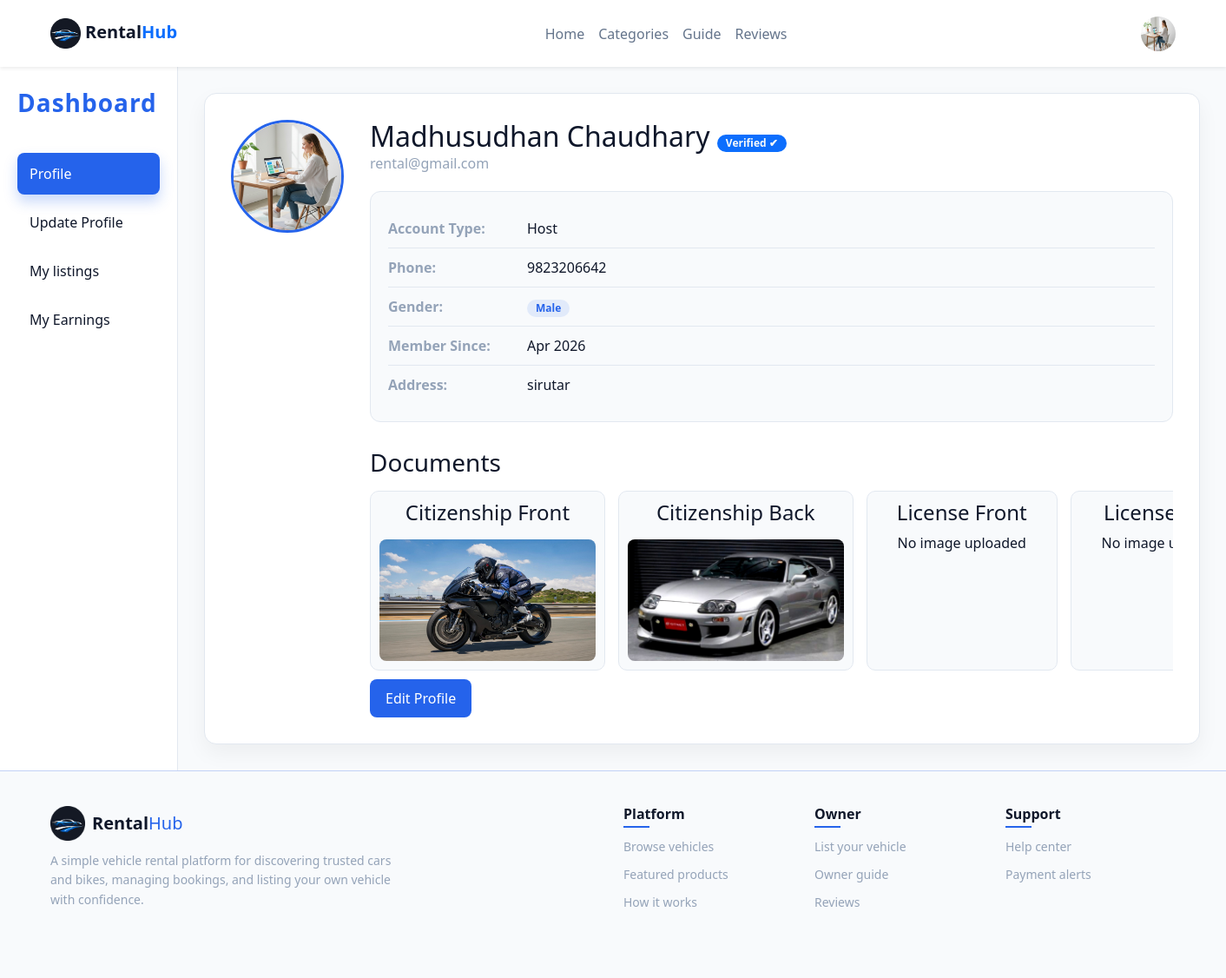
Page /account/profile/ (signed in) on the committed database.
### account/models.py (models this page shows, shortened)
class Profile(models.Model):
    user=models.OneToOneField(User,on_delete=models.CASCADE,related_name='profile')
    profilepic=models.ImageField(upload_to='profile',null=True,blank=True)
    fname=models.CharField(max_length=200)
    lname=models.CharField(max_length=200)
    phone=models.CharField(max_length=20)
    address=models.CharField(max_length=300)
    gender=models.CharField(max_length=20)
    citizen=models.CharField(max_length=30)
    citizenfront=models.ImageField(upload_to='Id',null=True,blank=True)
    citizenback=models.ImageField(upload_to='Id',null=True,blank=True)
    licence=models.CharField(max_length=30,null=True,blank=True)
    licencefront=models.ImageField(upload_to='Id',null=True,blank=True)
    licenceback=models.ImageField(upload_to='Id',null=True,blank=True)
    approved=models.BooleanField(default=False)
    account_type=models.CharField(max_length=20)
    created_at=models.DateTimeField(auto_now_add=True)

### account/views.py (the view)
# urls.py: path('profile/',views.profile,name='profile'),
@login_required(login_url='log_in')
def profile(request):
    data, created = Profile.objects.get_or_create(user=request.user)
    return render(request,'profile/profile.html',{'data':data})

### account/templates/profile/profile.html
{% extends "dashboard.html" %}
{% load static %}
{% block procss %}
<link rel="stylesheet" href="{% static 'css/profil.css' %}">
{% endblock procss %}
{% block profile %}
<div class="profile-wrapper">
    <div class="profile-card">
        <div class="profile-image">
            {% if data and data.profilepic %}
            <img src="{{ data.profilepic.url }}" alt="Profile Image">
            {% else %}
            <img src="{% static 'images/profile_avatar.png' %}" alt="Profile Image">
            {% endif %}
        </div>
        <div class="profile-info">
            <h2>
                {{ data.fname|title }} {{ data.lname|title }}
                {% if data.approved %}
                <span class="badge bg-primary text-light">Verified ✔</span>
                {% else %}
                <span class="badge bg-warning text-dark">Not Verified</span>
                {% endif %}
            </h2>
            <p class="email">{{ request.user.email }}</p>
            <div class="info-box single">
                <div class="info-row">
                    <span class="label">Account Type:</span>
                    <span class="value">{{data.account_type|title}}</span>
                </div>
                <div class="info-row">
                    <span class="label">Phone:</span>
                    <span class="value">{{data.phone}}</span>
                </div>
                <div class="info-row">
                    <span class="label">Gender:</span>
                    <span class="value">
                        <span class="badge">{{data.gender}}</span>
                    </span>
                </div>
                <div class="info-row">
                    <span class="label">Member Since:</span>
                    <span class="value">{{ data.created_at|date:"M Y" }}</span>
                </div>
                <div class="info-row">
                    <span class="label">Address:</span>
                    <span class="value">
                        {{ data.address|default:"Not added yet" }}
                    </span>
                </div>
            </div>
            <div class="document-section">
                <h3>Documents</h3>
                <div class="doc-grid">
                    <div class="doc-card">
                        <h4>Citizenship Front</h4>
                        {% if data.citizenfront %}
                          <img src="{{data.citizenfront.url}}" alt="ID Front">
                          {% else %}
                        <p>No image uploaded</p>
                        {% endif %}
                    </div>
                    <div class="doc-card">
                        <h4>Citizenship Back</h4>
                        {% if data.citizenback %}
                        <img src="{{data.citizenback.url}}" alt="ID Back">
                          {% else %}
                        <p>No image uploaded</p>
                        {% endif %}
                    </div>
                    <div class="doc-card">
                        <h4>License Front</h4>
                        {% if data.licencefront %}
                        <img src="{{ data.licencefront.url }}" alt="License Front">
                        {% else %}
                        <p>No image uploaded</p>
                        {% endif %}
                    </div>
                    <div class="doc-card">
                        <h4>License Back</h4>
                        {% if data.licenceback %}
                        <img src="{{ data.licenceback.url }}" alt="License Front">
                        {% else %}
                        <p>No image uploaded</p>
                        {% endif %}
                    </div>
                </div>
            </div>
            <a href="{% url 'profile_update' %}" class="edit-btn">
                Edit Profile
            </a>
        </div>
    </div>
</div>
{% endblock profile %}

### templates/base.html (shortened to what this page needs)
<!DOCTYPE html>
{% load static %}
<html lang="en">
<head>
    <link href="https://cdn.jsdelivr.net/npm/bootstrap@5.3.0/dist/css/bootstrap.min.css" rel="stylesheet">
    <link rel="stylesheet" href="https://cdnjs.cloudflare.com/ajax/libs/font-awesome/7.0.1/css/all.min.css"
 />
    <link rel="stylesheet" href="{% static 'css/home.css' %}">
    {% block css %}
    {% endblock css %}
</head>
<body>
    <nav class="navbar navbar-expand-lg bg-white shadow-sm py-3">
        <div class="container">
            <a class="navbar-brand fw-bold text-primary" href="{% url 'home' %}"><img
                    src="{% static 'images/logo_round.png' %}" alt="logo" height="35px" width="35px"><span
                    style="color: #0f172a; margin-left: 5px; "><strong>Rental</strong></span>Hub</a>
            <div class="collapse navbar-collapse" id="nav">
                <ul class="navbar-nav mx-auto">
                    <li class="nav-item"><a class="nav-link {% if request.path == '/' %}active{% endif %}"
                            href="{% url 'home' %}">Home</a></li>
                    <li class="nav-item"><a class="nav-link {% if request.path == '/category/' %}active{% endif %}"
                            href="{% url 'category' %}">Categories</a></li>
                    <li class="nav-item"><a class="nav-link {% if request.path == '/guide/' %}active{% endif %}"
                            href="{% url 'host_guide' %}">Guide</a></li>
                    <li class="nav-item"><a class="nav-link{% if request.path == '/review/' %}active{% endif %}"
                            href="{% url 'review' %}">Reviews</a></li>
                </ul>
                <div class="d-flex gap-2 align-items-center">
                    {% if request.user.is_authenticated %}
                    <div class="dropdown">
                        <a href="#" class="d-flex align-items-center text-decoration-none"
                            id="userDropdown" data-bs-toggle="dropdown" aria-expanded="false">
                            {% if request.user.profile.profilepic %}
                            <img src="{{request.user.profile.profilepic.url}}" alt="pp" style="height: 40px; width: 40px; border-radius: 50%;">
                            {% else %}
                              <img src="{% static 'images/profile_avatar.png' %}" alt="pp" style="height: 40px; width: 40px; border-radius: 50%;">
                            {% endif %}
                        </a>
                    </div>
                    {% else %}
                    <a href="{% url 'log_in' %}">
                        <button type="button" class="btn btn-outline-secondary">Login</button>
                    </a>
                    <a class="btn btn-primary" href="{% url 'sign_up' %}">Sign up</a>
                    {% endif %}
                </div>
            </div>
        </div>
    </nav>
    {% block content %}
    {% endblock content %}
    <footer class="footer">
        <div class="container">
            <div class="row">
                <div class="col-md-4 col-lg-6">
                    <div class="footer-brand">
                        <a class="brand d-flex align-items-center gap-2" href="{% url 'home' %}">
                            <img src="{% static 'images/logo_round.png' %}" alt="RentalHub Logo">
                            <span><strong>Rental</strong>Hub</span>
                        </a>
                        <p class="footer-desc">
                            A simple vehicle rental platform for discovering trusted cars and bikes,
                            managing bookings, and listing your own vehicle with confidence.
                        </p>
                    </div>
                </div>
                <div class="col-md-4 col-lg-2 footer-col">
                    <h5 class="footer-title">Platform</h5>
                    <ul class="footer-list">
                        <li><a href="{% url 'category' %}">Browse vehicles</a></li>
                        <li><a href="#">Featured products</a></li>
                        <li><a href="{% url 'host_guide' %}">How it works</a></li>
                    </ul>
                </div>
                <div class="col-md-4 col-lg-2 footer-col">
                    <h5 class="footer-title">Owner</h5>
                    <ul class="footer-list">
                        <li><a href="{% if request.user.profile.account_type == 'host' %}
                          {% url 'listing' %}
                        {% endif %}">List your vehicle</a></li>
                        <li><a href="{% url 'host_guide' %}">Owner guide</a></li>
                        <li><a href="#">Reviews</a></li>
                    </ul>
                </div>
                <div class="col-md-4 col-lg-2 footer-col">
                    <h5 class="footer-title">Support</h5>
                    <ul class="footer-list">
                        <li><a href="#">Help center</a></li>
                        <li><a href="#">Payment alerts</a></li>
                    </ul>
                </div>
            </div>
        </div>
    </footer>
</body>
</html>

### main/static/css/home.css (style rules this page uses)
:root { --primary-color: #2563eb; --primary-hover: #1d4ed8; --secondary-color: #64748b; --text-dark: #0f172a; --text-light: #94a3b8; --background-main: #f8fafc; --background-secondary:#e8f0fae7; --white: #ffffff; --border-light: #e2e8f0; --price-bg: #e0f2fe; --price-text: #0369a1; }
body { background-color: var(--background-main); font-family: 'Segoe UI', sans-serif; color: var(--text-dark); }
a { text-decoration: none; }
ul { list-style: none; }
.navbar { background-color: var(--white); }
.navbar .nav-link { color: var(--secondary-color); font-weight: 500; }
.footer { border-top: 1px solid rgb(195, 210, 246); padding: 40px; }
.footer-brand { max-width: 420px; }
.brand { text-decoration: none; font-size: 20px; color: var(--text-dark); }
.brand img { height: 40px; width: 40px; object-fit: cover; }
.brand span strong { color: var(--text-dark); }
.brand span { color: var(--primary-color); }
.footer-desc { margin-top: 12px; font-size: 14px; color: var(--text-light); line-height: 1.6; }
.footer-col { margin-bottom: 20px; }
.footer-title { font-size: 16px; font-weight: 600; color: var(--text-dark); margin-bottom: 12px; position: relative; }
.footer-title::after { content: ""; width: 30px; height: 2px; background: var(--primary-color); position: absolute; left: 0; bottom: -6px; }
.footer-list { list-style: none; padding: 0; margin-top: 15px; }
.footer-list li { margin-bottom: 8px; }
.footer-list a { text-decoration: none; color: var(--text-light); font-size: 14px; transition: all 0.3s ease; }

### account/static/css/dash.css (style rules this page uses)
:root { --primary-color: #2563eb; --primary-hover: #1d4ed8; --text-dark: #0f172a; --text-light: #94a3b8; --background-main: #f8fafc; --white: #ffffff; --border-light: #e2e8f0; }

### account/static/css/profil.css (style rules this page uses)
:root { --primary-color: #2563eb; --text-dark: #0f172a; --text-light: #94a3b8; --white: #ffffff; --border-light: #e2e8f0; --background-main: #f8fafc; }
.profile-wrapper { padding: 30px; }
.profile-card { display: flex; gap: 30px; background: var(--white); padding: 30px; border-radius: 14px; border: 1px solid var(--border-light); box-shadow: 0 10px 25px rgba(0,0,0,0.05); }
.profile-image img { width: 130px; height: 130px; border-radius: 50%; object-fit: cover; border: 3px solid var(--primary-color); }
.profile-info { flex: 1; }
.profile-info h2 { margin: 0; color: var(--text-dark); }
.email { color: var(--text-light); margin-bottom: 20px; }
.info-box.single { background: var(--background-main); border: 1px solid var(--border-light); border-radius: 12px; padding: 20px; margin-top: 15px; }
.info-row { display: grid; grid-template-columns: 160px 1fr; align-items: center; padding: 10px 0; border-bottom: 1px solid var(--border-light); }
.info-row:last-child { border-bottom: none; }
.label { font-weight: 600; color: var(--text-light); }
.value { color: var(--text-dark); font-weight: 500; }
.badge { background: rgba(37, 99, 235, 0.1); color: var(--primary-color); padding: 4px 10px; border-radius: 20px; font-size: 12px; }
.edit-btn { display: inline-block; padding: 10px 18px; background: var(--primary-color); color: var(--white); border-radius: 8px; text-decoration: none; transition: 0.3s; }
.document-section { margin-top: 30px; }
.document-section h3 { margin-bottom: 15px; color: var(--text-dark); }
.doc-grid { display: flex; gap: 15px; overflow-x: auto; padding-bottom: 10px; scroll-behavior: smooth; }
.doc-card { min-width: 220px; flex: 0 0 auto; background: var(--background-main); border: 1px solid var(--border-light); border-radius: 10px; padding: 10px; text-align: center; transition: 0.3s; }
.doc-card img { width: 100%; height: 140px; object-fit: cover; border-radius: 8px; margin-top: 8px; }

### rows in the picture
Profile: profilepic (picture), fname "Madhusudhan", lname "Chaudhary", account_type "Host", phone "9823206642", gender "Male", created_at "Apr 2026", address "sirutar", citizenfront (picture), citizenback (picture)

### other values in the picture
{{ request.user.email }} "rental@gmail.com"
